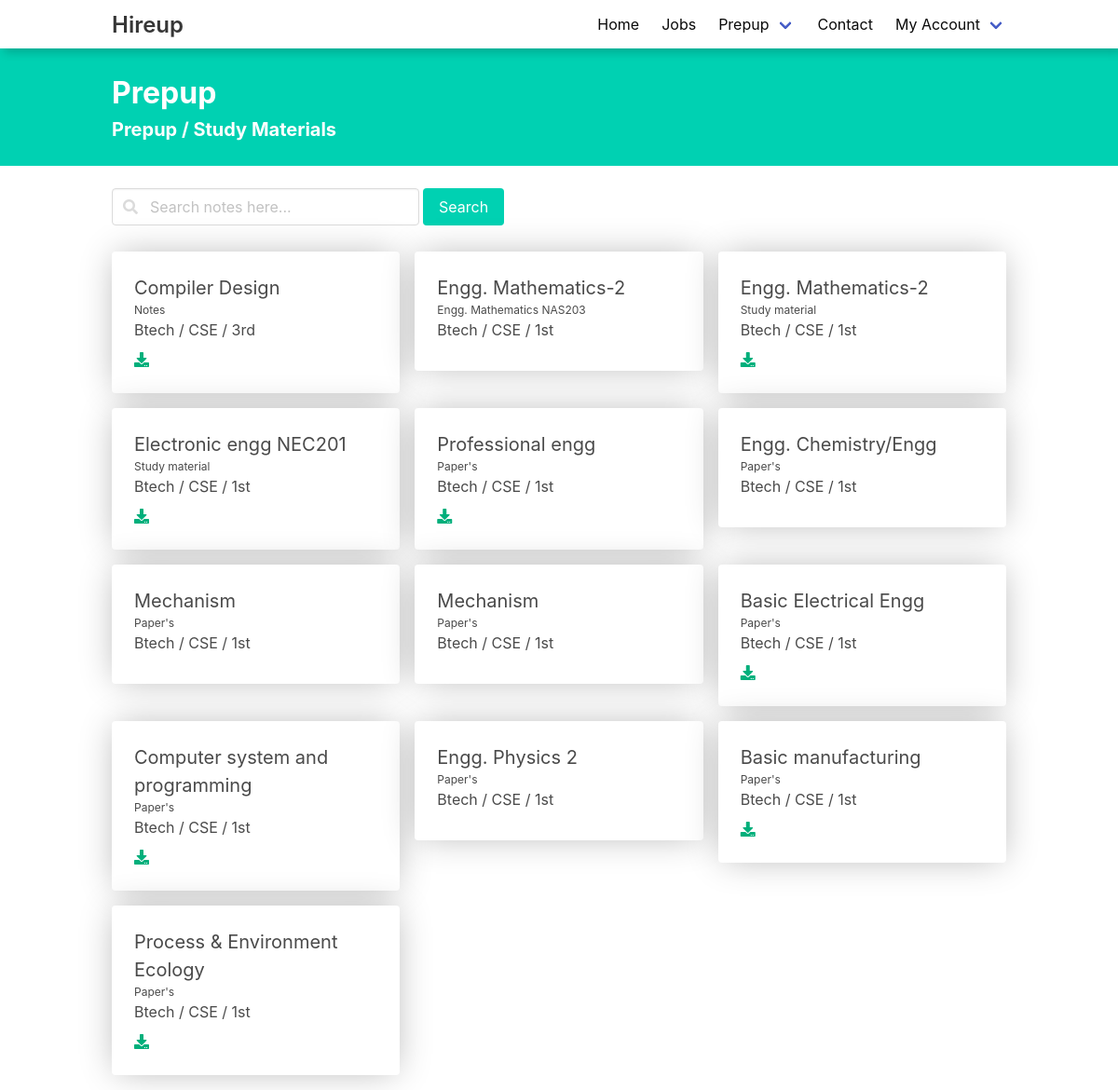
Page /prepup/ (signed in) on the committed database.
### NotesApp/models.py (models this page shows)
class StudyMaterials(models.Model):
    Years = (
        ("1st", "1st"),
        ("2nd", "2nd"),
        ("3rd", "3rd"),
        ("4th", "4th"),
    )
    Banches = (
        ("CSE", "CSE"),
        ("IT", "IT"),
        ("ME", "ME"),
        ("AG", "AG"),
        ("CE", "CE"),
        ("BT", "BT"),
    )
    subject = models.CharField(max_length=200)
    Name = models.CharField(max_length=200)
    years = models.CharField(max_length=100, choices=Years)
    Branch = models.CharField(max_length=200, choices=Banches, default=None)
    file = models.FileField(
        upload_to="StudyMaterials/Fileuploads/", null=True, blank=True)
    url = models.URLField(null=True, blank=True)
    createdBy = models.ForeignKey(User, on_delete=models.CASCADE)
    IsApproved = models.BooleanField(default=False)
    def __str__(self):
        return self.Name

### NotesApp/views.py (the view)
# urls.py: path('', prepIndex, name='prepIndex'),
def prepIndex(request):
    studymaterials = StudyMaterials.objects.filter(IsApproved=True)
    print(studymaterials)
    logger.info('Study Page Loaded')
    return render(request, 'prepup/index.html', {'data': studymaterials})

### templates/prepup/index.html (shortened to what this page needs)
{% extends "layout.html" %} {% load static %} {% block css %}
<link rel="stylesheet" href="{% static 'css/prepup/index.css' %}" />
{% endblock %} {% block body %}
<div class="has-background-primary set">
  <div class="container py-5">
    <h1 class="is-size-3 has-text-white m-0"><b>Prepup</b></h1>
    <h2 class="is-size-5 has-text-white"><b>Prepup / Study Materials</b></h2>
  </div>
</div>
<form action="{% url 'SearchPreup' %}" >
<div class="container field is-grouped mt-5 set">
  <div class="field mr-1">
    <p class="control has-icons-left has-icons-right">
      <input class="input" type="text" placeholder="Search notes here..." name="q" />
      <span class="icon is-small is-left">
      </span>
    </p>
  </div>
  <button class="button is-primary" type="submit">Search</button>
</div>
</form>
<section class="section container set">
  <div class="card__container">
    {% for i in data %}
    <div class="card">
      <div class="card-content">
        <div class="content">
          <p class="is-size-5 m-0">{{i.subject}}</p>
          <p class="m-0 is-size-7 has-text-lightgrey">{{i.Name}}</p>
          <p class="m-0 is-size-6 mb-2">Btech / {{i.Branch}} / {{i.years}}</p>
          {% if i.url %}
          <a href="{{i.url}}"><i class="fa fa-download"></i></a> &nbsp;
          {% elif i.file %}
          <a href="{{i.file}}"><i class="fa fa-download"></i></a>
          {% endif %}
        </div>
      </div>
    </div>
    {% endfor %}
  </div>
</section>
{% endblock %} {% block script %} {% endblock %}

### static/css/prepup/index.css (style rules this page uses)
.card__container { display: grid; grid-template-columns: repeat(auto-fill, minmax(250px, 1fr)); grid-gap: 1em; }
.card { height: max-content; box-shadow: 0px 0px 36px -5px rgba(0, 0, 0, 0.3); }
.card a { color: rgb(0, 175, 123); }
.section { padding: 1rem 0rem; }

### rows in the picture
StudyMaterials: subject "Compiler Design", Name "Notes", Branch "CSE", years "3rd"
StudyMaterials: subject "Engg. Mathematics-2", Name "Engg. Mathematics NAS203", Branch "CSE", years "1st"
StudyMaterials: subject "Engg. Mathematics-2", Name "Study material", Branch "CSE", years "1st"
StudyMaterials: subject "Electronic engg NEC201", Name "Study material", Branch "CSE", years "1st"
StudyMaterials: subject "Professional engg", Name "Paper's", Branch "CSE", years "1st"
StudyMaterials: subject "Engg. Chemistry/Engg", Name "Paper's", Branch "CSE", years "1st"
StudyMaterials: subject "Mechanism", Name "Paper's", Branch "CSE", years "1st"
StudyMaterials: subject "Mechanism", Name "Paper's", Branch "CSE", years "1st"
StudyMaterials: subject "Basic Electrical Engg", Name "Paper's", Branch "CSE", years "1st"
StudyMaterials: subject "Computer system and programming", Name "Paper's", Branch "CSE", years "1st"
StudyMaterials: subject "Engg. Physics 2", Name "Paper's", Branch "CSE", years "1st"
StudyMaterials: subject "Basic manufacturing", Name "Paper's", Branch "CSE", years "1st"
StudyMaterials: subject "Process & Environment Ecology", Name "Paper's", Branch "CSE", years "1st"
